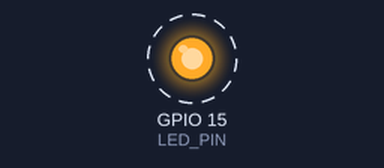
This sketch was run on a simulated ESP32. On the bench: output pins drawn as LEDs (lit = HIGH). Dashed ring = blinking. What the sketch prints to the serial monitor is not drawn.

Above: at 0.2 s.
Timing chart, 0 to 3.0 s (numbered marks = the images above):
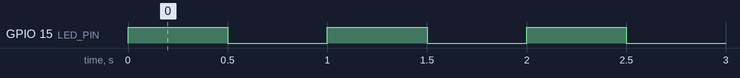

Measured:
- by itself, GPIO 15 (LED_PIN): alternates HIGH for 0.50 s and LOW for 0.50 s

The sketch:

LED_Test.ino
```cpp
/************************************************
 *           ESP32 LED TEST SKETCH
 * Simple test to verify LED functionality
 * on GPIO15
 ************************************************/

#define LED_PIN 15

void setup() {
  pinMode(LED_PIN, OUTPUT);
  Serial.begin(115200);
  Serial.println("LED Test Starting...");
}

void loop() {
  digitalWrite(LED_PIN, HIGH);
  delay(500);
  digitalWrite(LED_PIN, LOW);
  delay(500);
}
```
